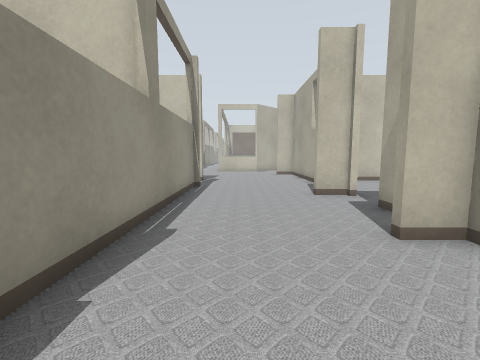
View 1 (above)

22 first-person views from a walk through a Gazebo world. The camera is 0.72 m above the floor, tilts 6° down and sees 90° across. Floor lines are 1 m apart. The floor is counted in squares, 0.5 m on a side. Each view is taken from the middle of a square. On the plan, view 1 faces up. The plan holds only what a view shows up to about 13 squares ahead; the rest is blank. The place goes on beyond the plan. Some surface patterns are stand-ins.

View 2
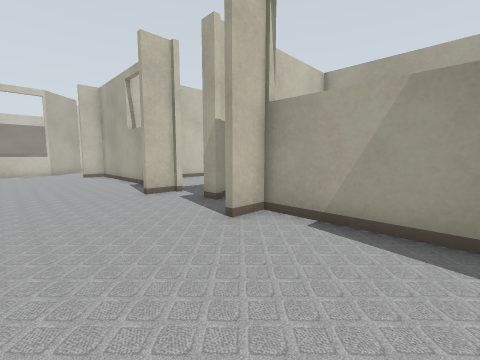

View 3
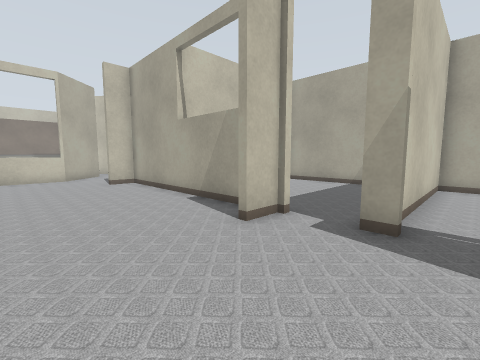

View 4
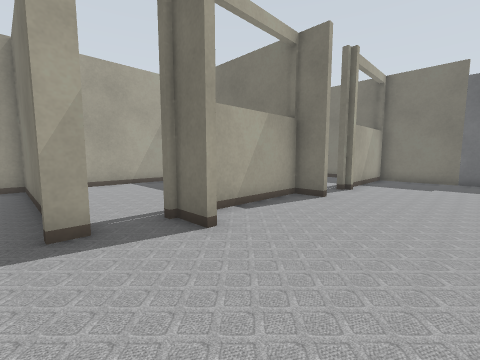

View 5
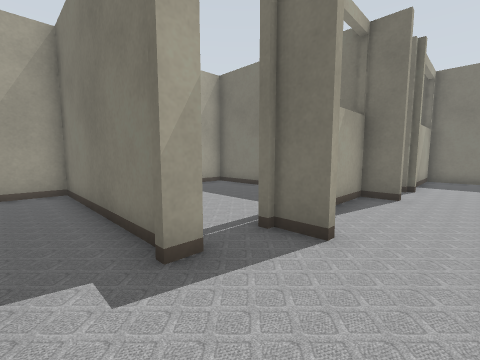

View 6
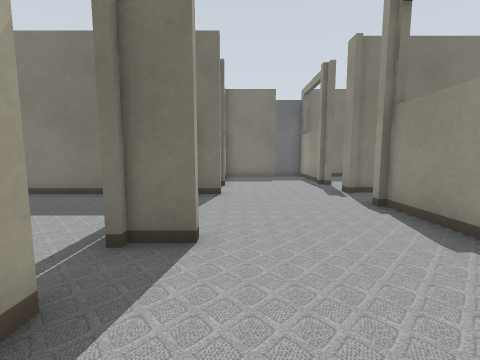

View 7
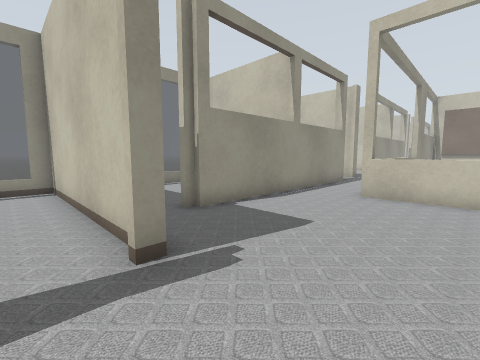

View 8
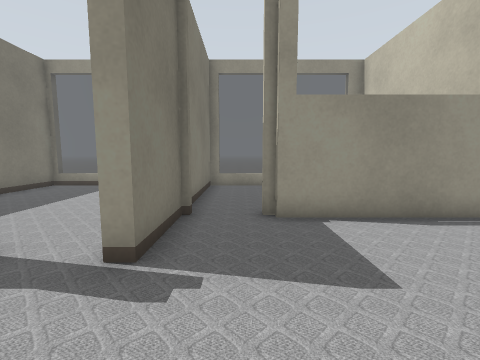

View 9
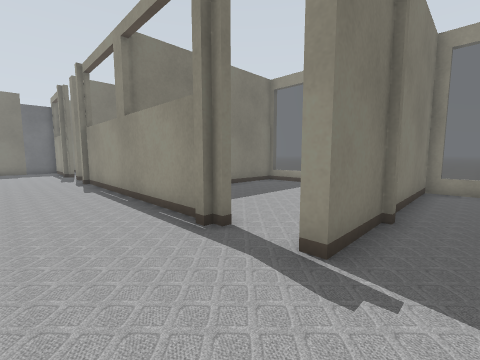

View 10
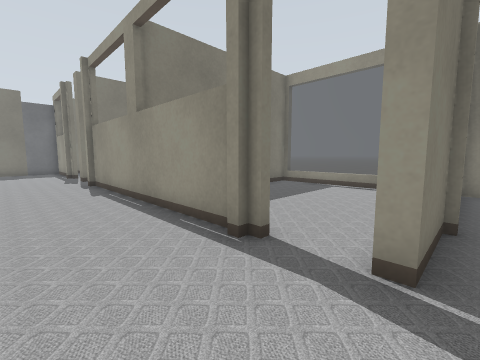

View 11
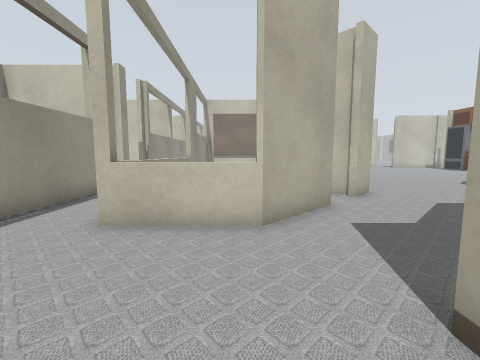

View 12
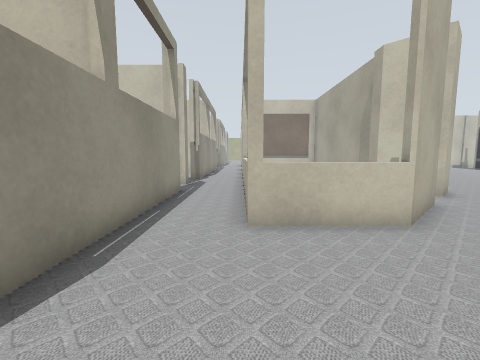

View 13
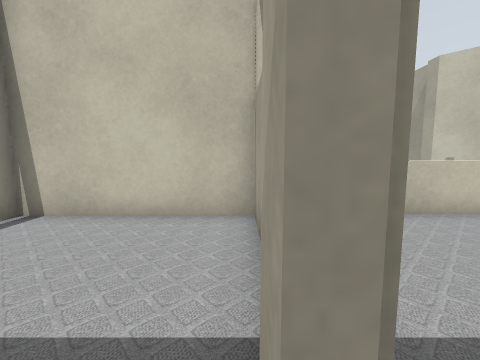

View 14
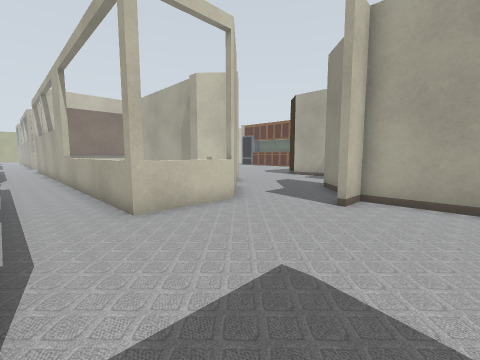

View 15
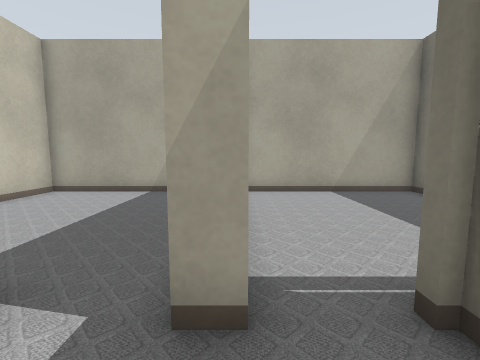

View 16
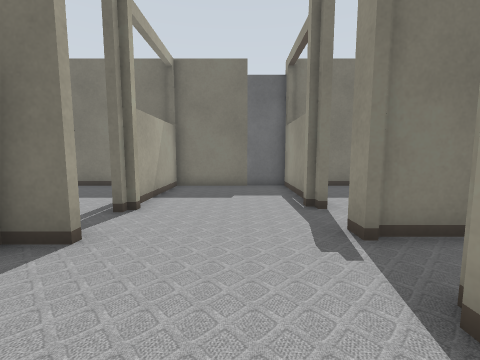

View 17
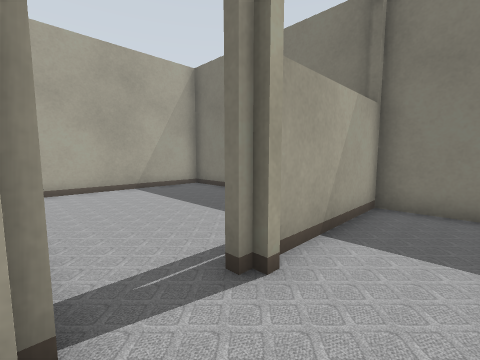

View 18
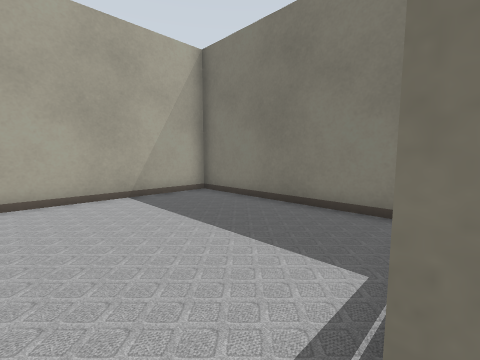

View 19
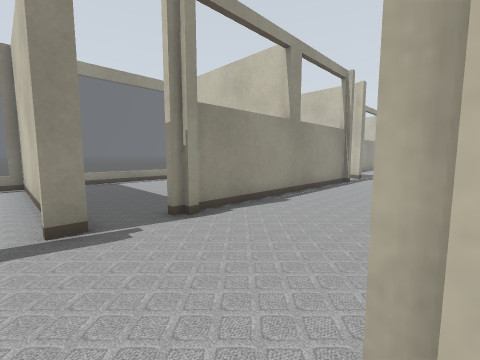

View 20
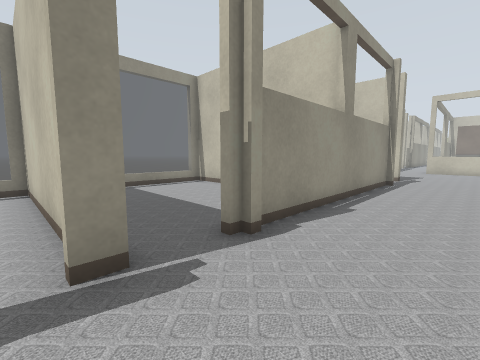

View 21
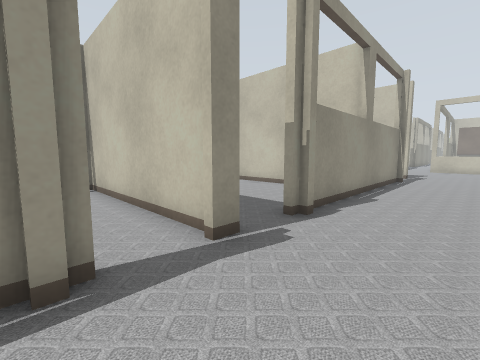

View 22
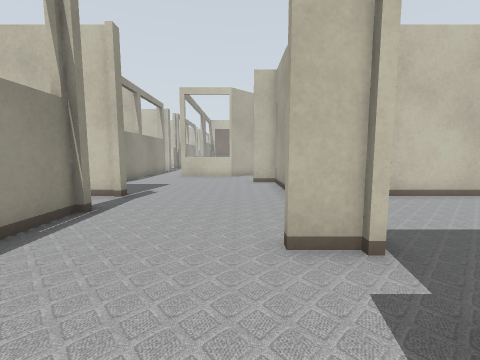

### Floor plan
Ten units are one square. View 1 is at (0, 0); x grows to the right and y downward. Boxes are objects, and circles mark ways between rooms. Rooms are numbered by the first view taken in them; rooms with no view inside come last. Other rooms are left out.
<svg viewBox="-111 -290 229 377">
<path fill="none" stroke="#000" d="M26 -42 39 -42M-18 -14 -18 -10M26 7 41 7M-21 -12 -21 -7M41 -40 26 -40M38 9 38 -40M-21 9 -21 16M-21 -54 -21 -14M-18 -112 -18 -108M-21 -109 -21 -54M39 -85 26 -85M38 -82 38 -144M-21 -136 -21 -131M38 -59 38 -66M13 -206 -18 -206 -18 -285M-48 -136 -21 -136M38 -144 38 -176 26 -176M-44 -258 -44 -158M-47 -284 -47 -276M31 82 113 82 113 19M-18 35 -18 40M-21 39 -21 82 30 82 30 38M-49 11 -24 11M-24 -60 -99 -60M-103 -51 -103 -8M45 -64 113 -64 113 -134 41 -134M41 7 113 7 113 -60 51 -60M-42 -64 -20 -64M-24 -134 -103 -134 -103 -61M-106 -64 -71 -64M-103 -161 -103 -136 -58 -136M-46 -188 -46 -206M-44 -206 -103 -206 -103 -178M-49 -155 -49 -162"/>
<circle cx="10" cy="-65" r="3" fill="#2a7"/>
<circle cx="5" cy="10" r="3" fill="#2a7"/>
<circle cx="-20" cy="0" r="3" fill="#2a7"/>
<circle cx="40" cy="-50" r="3" fill="#2a7"/>
<circle cx="10" cy="-135" r="3" fill="#2a7"/>
<circle cx="40" cy="-80" r="3" fill="#2a7"/>
<circle cx="-20" cy="-120" r="3" fill="#2a7"/>
<circle cx="-45" cy="-150" r="3" fill="#2a7"/>
<circle cx="30" cy="20" r="3" fill="#2a7"/>
<text x="10" y="-20">1</text>
<text x="10" y="-100">2</text>
<text x="-10" y="-190">3</text>
<text x="70" y="40">4</text>
<text x="0" y="40">5</text>
<text x="-60" y="-30">6</text>
<text x="70" y="-100">7</text>
<text x="70" y="-30">8</text>
<text x="-60" y="-100">9</text>
<text x="-80" y="-180">10</text>
</svg>
Room 1 opens to room 2. Room 1 opens to room 5. Room 1 opens to room 6. Room 1 opens to room 8. Room 2 opens to room 3. Room 2 opens to room 7. Room 2 opens to room 9. Room 3 opens to room 10. Room 4 opens to room 5.

Where each view was taken, in squares from view 1:
view 1: 0 up, 0 right, facing up
view 2: 0 up, 1 left, facing up-right
view 3: 5 up, 1 left, facing up-right
view 4: 7 up, 1 left, facing down-right
view 5: 8 up, 1 right, facing down-right
view 6: 8 up, 2 right, facing down
view 7: 12 up, 1 right, facing up-left
view 8: 15 up, 1 right, facing left
view 9: 15 up, 1 right, facing down-left
view 10: 14 up, 1 right, facing down-left
view 11: 16 up, 1 right, facing up
view 12: 16 up, 2 left, facing up
view 13: 15 up, 5 left, facing up
view 14: 15 up, 4 left, facing up-right
view 15: 6 up, 2 right, facing right
view 16: 3 up, 0 right, facing down
view 17: 1 down, 1 right, facing down-right
view 18: 2 down, 3 right, facing down-right
view 19: 2 down, 3 right, facing up-left
view 20: 2 down, 1 right, facing up-left
view 21: 4 down, 1 right, facing up-left
view 22: 5 up, 2 right, facing up
